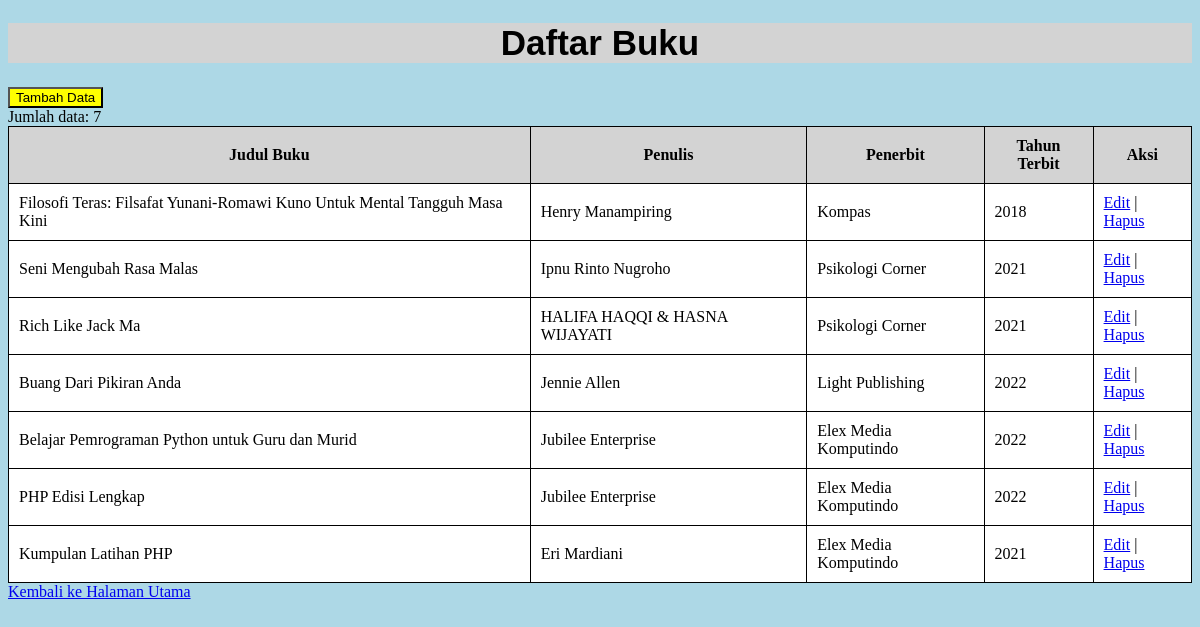
The page /Buku.php on the database its author committed.
### tables this page shows
CREATE TABLE `buku` (
  `id_buku` int(11) NOT NULL AUTO_INCREMENT,
  `judul_buku` varchar(500) NOT NULL,
  `penulis` varchar(500) NOT NULL,
  `penerbit` varchar(250) NOT NULL,
  `tahun_terbit` int(11) NOT NULL,
  PRIMARY KEY (`id_buku`)
);

### Koneksi.php (called while the page is built, shortened)
<?php
    function connect()
    {
        try {
            $connect = new PDO(
                'mysql:host=localhost;dbname=prak501','root','',
                array(PDO::ATTR_ERRMODE, PDO::ERRMODE_EXCEPTION, PDO::ATTR_PERSISTENT => true)
            );
        } catch (PDOException $e) {
            print "Gagal Terhubung ke Database: " . $e->getMessage() . "<br/>";
            die();
        }
        return $connect;
    }
?>

### Model.php (the view, shortened to what this page needs)
<?php
    require 'Koneksi.php';
    function tampilkan($table){
        $connection = connect() -> prepare("SELECT * FROM $table");
        $connection -> execute();
        $result = $connection -> fetchAll();
        if (!empty($result)) {
            if ($table == "buku") {
                foreach ($result as $data) {
                    echo "<tr>";
                    echo "<td>" . $data['judul_buku'] . "</td>";
                    echo "<td>" . $data['penulis'] . "</td>";
                    echo "<td>" . $data['penerbit'] . "</td>";
                    echo "<td>" . $data["tahun_terbit"] . "</td>";
                    echo "<td>";
                        echo "<a href='FormBuku.php?id_buku=" . $data['id_buku'] . "'>Edit</a>";
                        echo " | ";
                        echo "<a href='Buku.php?id_buku=" . $data['id_buku'] . "' onclick=\"return confirm('Apakah anda yakin ingin menghapus?')\">
                                Hapus</a>";
                    echo "</td>";
                    echo "</tr>";
                }   echo "<br/>";
            }
        }
    }
?>

### Buku.php (shortened to what this page needs)
<?php
    require 'Model.php';
?>
<!DOCTYPE html>
<html lang="en">
<head>
</head>
<body>
    <h1>Daftar Buku</h1>
    <a href="FormBuku.php"><button>Tambah Data</button></a>
    <table>
        <tr>
            <th>Judul Buku</th>
            <th>Penulis</th>
            <th>Penerbit</th>
            <th>Tahun Terbit</th>
            <th>Aksi</th>
        </tr>
        <?php
            tampilkan("buku");
        ?>
    </table>
    <a href="HalamanUtama.php">Kembali ke Halaman Utama</a>
</body>
</html>

### Buku.php (style rules this page uses)
table,th,td { border-collapse: collapse; border: solid 1px; padding:10px; background-color: white; }
table { width: 100%; }
th { background-color: lightgrey; }
button { align: right; }
h1 { font-family: arial; font-size:35px; background-color: lightgrey; text-align: center }
body { background-color: lightblue; }
button { background-color: yellow; font-family: arial; font-style: bold; }

### rows shown on the page
buku: judul_buku "Filosofi Teras: Filsafat Yunani-Romawi Kuno Untuk Mental Tangguh Masa Kini", penulis "Henry Manampiring", penerbit "Kompas", tahun_terbit "2018"
buku: judul_buku "Seni Mengubah Rasa Malas", penulis "Ipnu Rinto Nugroho", penerbit "Psikologi Corner", tahun_terbit "2021"
buku: judul_buku "Rich Like Jack Ma", penulis "HALIFA HAQQI & HASNA WIJAYATI", penerbit "Psikologi Corner", tahun_terbit "2021"
buku: judul_buku "Buang Dari Pikiran Anda", penulis "Jennie Allen", penerbit "Light Publishing", tahun_terbit "2022"
buku: judul_buku "Belajar Pemrograman Python untuk Guru dan Murid", penulis "Jubilee Enterprise", penerbit "Elex Media Komputindo", tahun_terbit "2022"
buku: judul_buku "PHP Edisi Lengkap", penulis "Jubilee Enterprise", penerbit "Elex Media Komputindo", tahun_terbit "2022"
buku: judul_buku "Kumpulan Latihan PHP", penulis "Eri Mardiani", penerbit "Elex Media Komputindo", tahun_terbit "2021"
